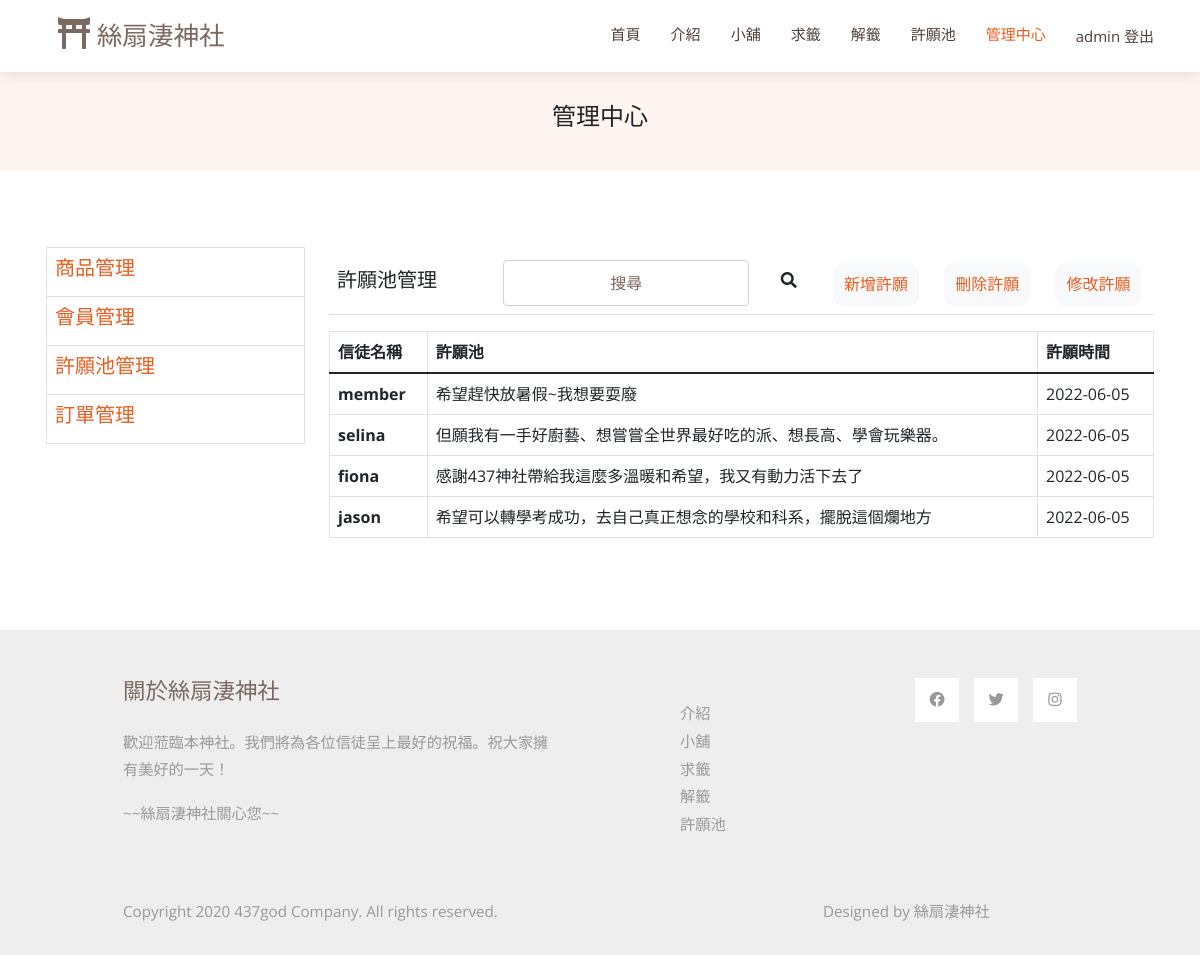
The page /許願池管理.php (signed in) on the database its author committed.
### tables this page shows
CREATE TABLE `wish` (
  `member_name` varchar(20) NOT NULL,
  `wish_content` varchar(10000) NOT NULL,
  `wish_time` date NOT NULL
);

### 許願池管理.php (the view, shortened to what this page needs)
<!DOCTYPE html>
<html lang="en">
<head>
  <?php
    include ("template.php");
    echo $vendorcss;
    echo $maincss;
  ?>
  <?php
  $search='';
    include("mysql_connect.inc.php");
    if ($result = mysqli_query($link, "SELECT * FROM wish WHERE (`member_name` LIKE '%$search%') OR (`wish_content` LIKE '%$search%') OR (`wish_time` LIKE '%$search%')")) {
    while ($row = mysqli_fetch_assoc($result)) {
    $data .= "<tr><th scope=\"row\">$row[member_name]</th><td>$row[wish_content]</td><td>$row[wish_time]</td></tr>";
    }
    }
  ?>
</head>
<body>
  <?php
    include ("template.php");
  ?>
  <header id="header" class="fixed-top d-flex align-items-center">
    <div class="container d-flex align-items-center justify-content-between">
      <div class="container-fluid">
        <a class="navbar-brand" href="index.php">
            <i class="fas fa-film mr-2"></i>
            絲扇淒神社
        </a>
      </div>
      <nav id="navbar" class="navbar">
        <ul>
          <li><a class="nav-link scrollto" href="index.php">首頁</a></li>
          <li><a class="nav-link scrollto" href="index.php">介紹</a></li>
          <li><a class="nav-link scrollto" href="store-page.php">小舖</a></li>
          <li><a class="nav-link scrollto" href="求籤.php">求籤</a></li>
          <li><a class="nav-link scrollto" href="解籤1.php">解籤</a></li>
          <li><a class="nav-link scrollto" href="許願池.php">許願池</a></li>
          <?php
            if (isset($_SESSION['Name'])) {
                if($_SESSION["Name"] == 'admin')
                {
                  echo '<li><a class="nav-link scrollto active" href="商品管理.php">管理中心</a></li>';
                  echo '<li><a href="logout.php">'.$_SESSION['Name'].'   登出</a></li>';
                }
                else
                {
                  echo '<li><a class="nav-link scrollto" href="訂單管理.php">訂單查詢</a></li>';
                  echo '<li><a href="logout.php">'.$_SESSION['Name'].'   登出</a></li>';
                }
                } else {
                echo '<li><button class="getstarted button1" onclick="document.getElementById(\'id01\').style.display=\'block\'" style="width: 125px; padding-top: 7px;">登入/註冊</button></li>';
                }
            ?>
        </ul>
      </nav>
    </div>
  </header>
  <main id="main">
    <section class="breadcrumbs">
        <div class="container">
          <div class="d-flex justify-content-between align-items-center">
            <h2>管理中心</h2>
          </div>
        </div>
    </section>
    <?php
      if($_SESSION['Name'] == 'admin')
      {
        echo'
        <section id="store" class="portfolio">
          <div class="container" data-aos="fade-up">
            <div class="row" data-aos="fade-up" data-aos-delay="100">
              <div class="col-sm-3">
                <table class="table table-bordered">
                  <tr>
                    <th><button id="product-manager"><h5><a href="商品管理.php">商品管理</h5></button></th>
                  </tr>
                  <tr>
                    <th><button id="member-manager"><h5><a href="會員管理.php">會員管理</h5></button></th>
                  </tr>
                  <tr>
                    <th>
                      <button id="wish-manager"><h5><a href="許願池管理.php">許願池管理</a></h5></button>
                    </th>
                  </tr>
                  <tr>
                    <th>
                      <button id="order-manager"><h5><a href="orderForManager.php">訂單管理</a></h5></button>
                    </th>
                  </tr>
                </table>
              </div>
              <div class="col-sm-9">
                <table class="table">
                <tr>
                  <td class="pt-3" valign="middle" colspan="3">
                    <h5>許願池管理</h5>
                  </td>
                  <form>
                    <td class="ps-5" scope="col" align="right" valign="middle">
                      <input type="text" class="input form-control" placeholder="搜尋" name="search">
                    </td>
                    <td align="center" valign="middle">
                      <button class="btn" type="submit"><i class="fas fa-search"></i></button>
                    </td>
                  </form>
                  <td  class="pt-3" align="center" valign="middle">
                    <button type="button" id="newProduct" class="btn btn-light">
                      <a href="insertWish.php"><h6 class="pt-2">新增許願<h6>
                    </button>
                  </td>
                  <td class="pt-3" align="center" valign="middle">
                    <button type="button" id="newProduct" class="btn btn-light">
                      <a href="deleteWish.php"><h6 class="pt-2">刪除許願<h6>
                    </button>
                  </td>
                  <td class="pt-3" align="center" valign="middle">
                    <button type="button" id="newProduct" class="btn btn-light">
                      <a href="updateWish.php"><h6 class="pt-2">修改許願<h6>
                    </button>
                  </td>
                </tr>
              </table>
                <div id="member-table">
                  <table id="table-member" class="table table-bordered">
                    <thead>
                      <tr>
                        <th scope="col">信徒名稱</th>
                        <th scope="col">許願池</th>
                        <th scope="col">許願時間</th>
                      </tr>
                    </thead>';
                    echo $data;
                      echo '
                    </table>
                </div>
              </div>
            </div>
          </div>
        </section>';}
    else
    {
      echo '您無權限觀看此頁面!';
      echo '<meta http-equiv=REFRESH CONTENT=0;url=plslogin.php>';
    }
    ?>
  </main>
  <?php
  include ("template.php");
  ?>
</body>
</html>

### css/style.css (style rules this page uses)
body { font-family: "Open Sans", sans-serif; color: #212529; }
a { color: #eb5d1e; text-decoration: none; }
h1, h2, h3, h4, h5, h6, .font-primary { font-family: "Raleway", sans-serif; }
#header { height: 72px; transition: all 0.5s; z-index: 997; transition: all 0.5s; background: #fff; box-shadow: 0px 2px 15px rgba(0, 0, 0, 0.1); }
#main { margin-top: 72px; }
.navbar { padding: 0; }
.navbar ul { margin: 0; padding: 0; display: flex; list-style: none; align-items: center; }
.navbar li { position: relative; }
.navbar a, .navbar a:focus { display: flex; align-items: center; justify-content: space-between; padding: 10px 0 10px 30px; font-size: 15px; color: #4e4039; white-space: nowrap; transition: 0.3s; }
.navbar a:hover, .navbar .active, .navbar .active:focus, .navbar li:hover > a { color: #eb5d1e; }
section { padding: 60px 0; overflow: hidden; }
.breadcrumbs { padding: 15px 0; background-color: #fef5f1; min-height: 40px; }
.breadcrumbs h2 { font-size: 24px; font-weight: 300; }

### css/style1.css (style rules this page uses)
*, *:before, *:after { box-sizing: border-box; margin: 0; padding: 0; }
body { font-family: "Open Sans", Helvetica, Arial, sans-serif; background: #ffffff; }
input, button { border: none; outline: none; background: none; font-family: "Open Sans", Helvetica, Arial, sans-serif; }
h2 { width: 100%; font-size: 26px; text-align: center; }
input { display: block; width: 100%; margin-top: 5px; padding-bottom: 5px; font-size: 16px; border-bottom: 1px solid rgba(0, 0, 0, 0.4); text-align: center; }
.container { padding: 16px; }

### css/templatemo-style.css (style rules this page uses)
p { line-height: 1.8; }
a { text-decoration: none; transition: all 0.3s ease; }
.container-fluid { max-width: 1770px; }
.tm-container-small { max-width: 1050px; }
.btn { border-radius: 0; }
.form-control { padding: 10px 20px; width: 100%; height: auto; }
.navbar-brand { color: rgb(122, 105, 96); font-size: 1.6rem; }
.navbar-brand i { font-size: 2rem; }
.tm-text-primary { color: rgb(122, 105, 96); }
.tm-bg-gray { background-color: #EEEEEE; }
.nav-link { color: #666666; border-bottom: 4px solid transparent; font-size: 1.2rem; }
p, .tm-text-gray { color: #999; }
.tm-footer-links li { list-style: none; margin-bottom: 5px; }
.tm-footer-links li a { color: #999999; }
.tm-social-links li { list-style: none; margin-right: 15px; }
.tm-social-links li:last-child { margin-right: 0; }
.tm-social-links li a { color: #999999; width: 44px; height: 44px; display: flex; background-color: #fff; align-items: center; justify-content: center; }
.tm-footer { font-size: 0.95rem; }
.tm-footer-title { font-size: 1.4rem; }
.form-control, input:-internal-autofill-selected, select:not([multiple]) { color: #7a6960 !important; }
.form-control::placeholder { color: #7a6960; opacity: 1; }

### 許願池管理.php (style rules this page uses)
.btn-light { border-radius: 10px; padding-top: 3px; padding-bottom: 3px; padding-left: 10px; padding-right: 10px; }

### rows shown on the page
wish: member_name "member", wish_content "希望趕快放暑假~我想要耍廢", wish_time "2022-06-05"
wish: member_name "selina", wish_content "但願我有一手好廚藝、想嘗嘗全世界最好吃的派、想長高、學會玩樂器。", wish_time "2022-06-05"
wish: member_name "fiona", wish_content "感謝437神社帶給我這麼多溫暖和希望，我又有動力活下去了", wish_time "2022-06-05"
wish: member_name "jason", wish_content "希望可以轉學考成功，去自己真正想念的學校和科系，擺脫這個爛地方", wish_time "2022-06-05"

### other values the page prints
$_SESSION['Name'] "admin"
